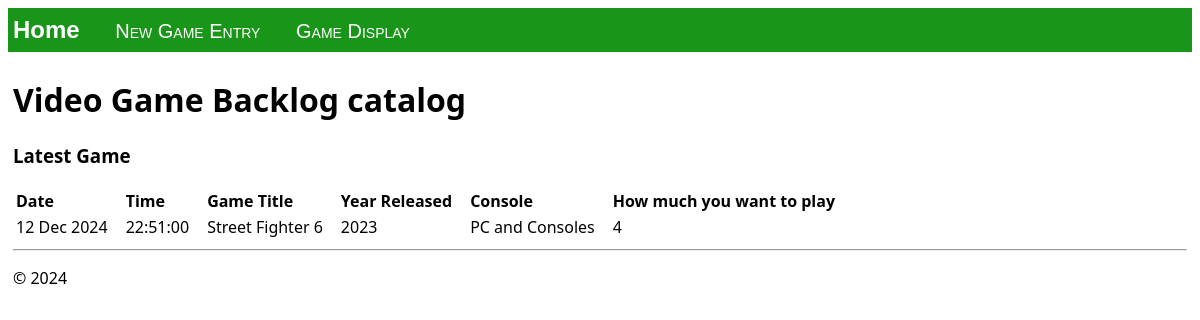
The page / on the database its author committed.
### catalog/models.py (models this page shows, shortened)
class GameLog(models.Model):
    game_title = models.CharField(max_length=300)
    year_released = models.IntegerField(default=0)
    console = models.CharField(max_length=100, default='0000000')
    class PlayDegree(models.IntegerChoices):
        NOT_MUCH = 1
        SOME_WHAT = 2
        WANTS_TO = 3
        VERY_MUCH = 4
    want_to_play_degree = models.IntegerField(choices=PlayDegree, default=1)
    log_date = models.DateTimeField("date logged")

### catalog/views.py (the view)
class DisplayListView(ListView):
    model = GameLog
    def get_context_data(self, **kwargs):
        context = super(DisplayListView, self).get_context_data(**kwargs)
        return context

### catalog/templates/catalog/home.html (shortened to what this page needs)
{% extends "catalog/layout.html" %}
{% block content %}
    <h1>Video Game Backlog catalog</h1>
    <h3>Latest Game</h3>
    {% if game_list %}
        <table class="game_list">
            <thead>
            <tr>
                <th>Date</th>
                <th>Time</th>
                <th>Game Title</th>
                <th>Year Released</th>
                <th>Console</th>
                <th>How much you want to play</th>
            </tr>
            </thead>
            <tbody>
            {% for game in game_list %}
                {% if forloop.first %}
                    <tr>
                        <td>{{ game.log_date | date:'d M Y' }}</td>
                        <td>{{ game.log_date | time:'H:i:s' }}</td>
                        <td>
                            {{ game.game_title }}
                        </td>
                        <td>
                            {{ game.year_released }}
                        </td>
                        <td>
                            {{ game.console }}
                        </td>
                        <td>
                            {{ game.want_to_play_degree }}
                        </td>
                    </tr>
                    {% endif %}
            {% endfor %}
            </tbody>
        </table>
    {% else %}
        <p>No games have been logged. Use the <a href="{% url 'new_game' %}">New Game form</a>.</p>
    {% endif %}
{% endblock %}

### catalog/static/catalog/site.css (style rules this page uses)
.game_list th,td { text-align: left; padding-right: 15px; }

### rows shown on the page
GameLog: log_date "12 Dec 2024", log_date "22:51:00", game_title "Street Fighter 6", year_released "2023", console "PC and Consoles", want_to_play_degree "4"
